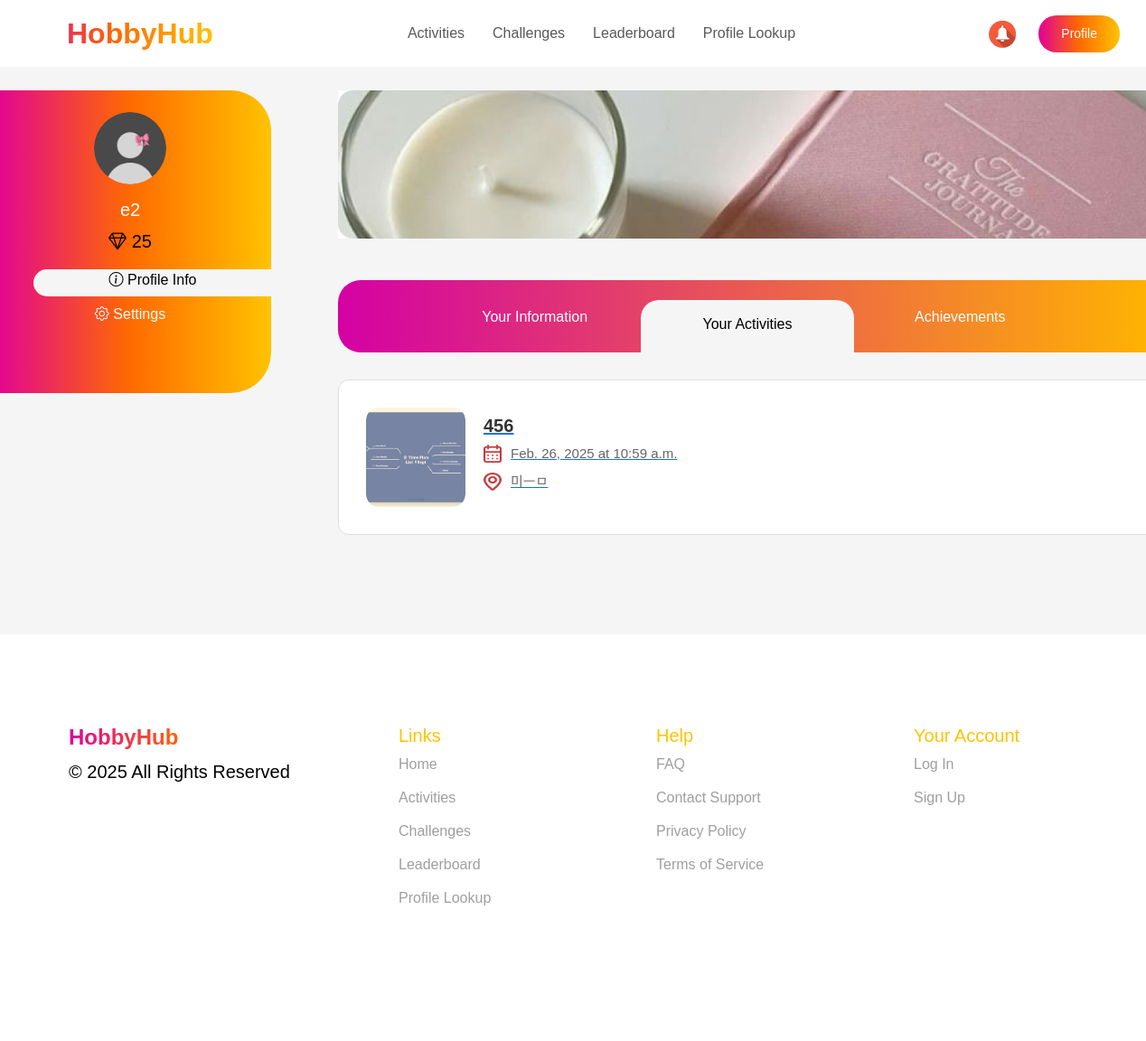
Before: /user_profile/activities/ (signed in) with the older database file.
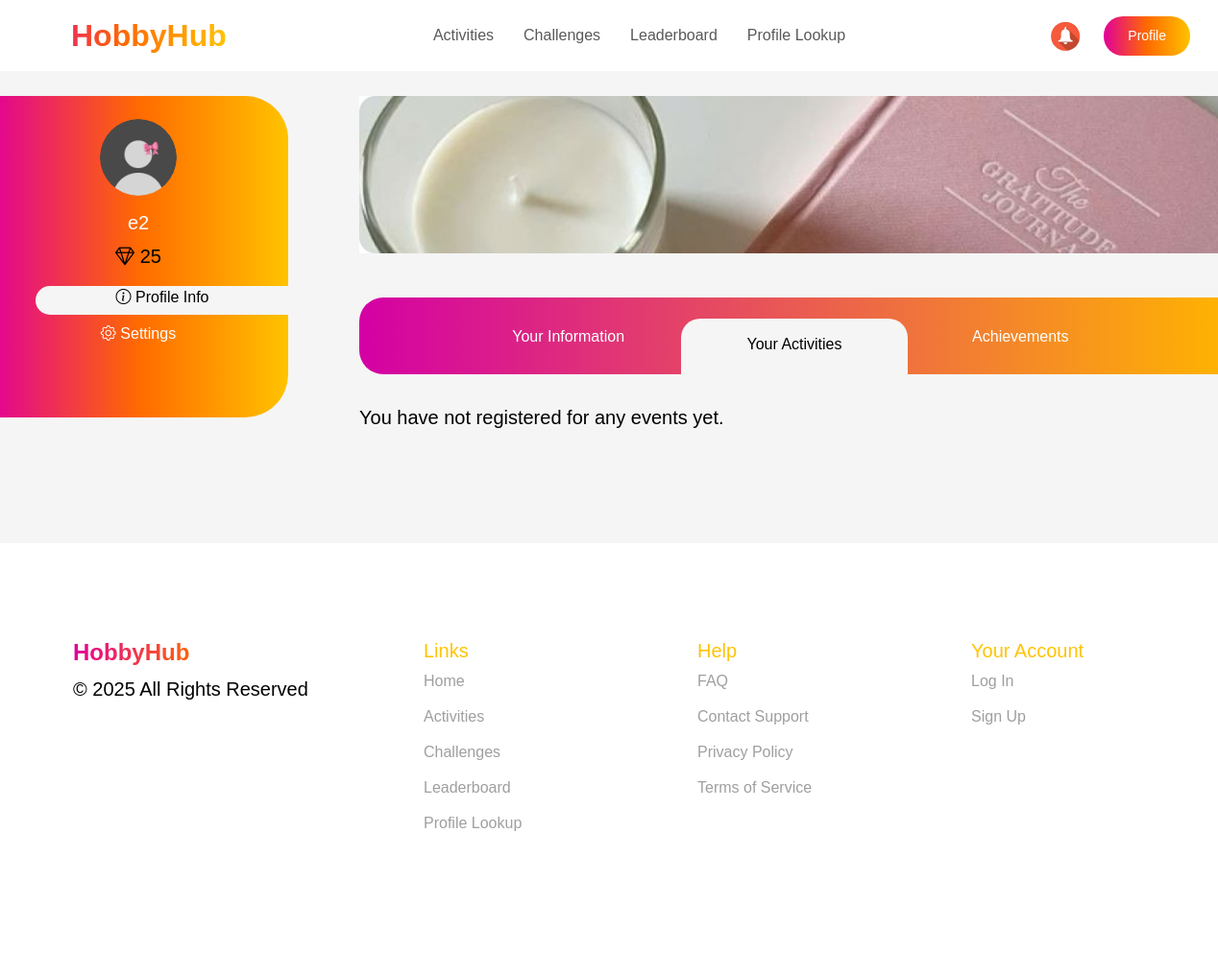
After: the same page with the newer database file.
### events/models.py (models this page shows, shortened)
class Event(models.Model):
    title = models.CharField(max_length=150)
    description = models.TextField()
    location = models.CharField(max_length=250)
    date = models.DateField()
    time = models.TimeField()
    hobbies = models.ManyToManyField(Hobby, related_name='events')  # Связь многие ко многим
    image = models.ImageField(upload_to='event_images/', null=True, blank=True)
    company = models.ForeignKey(
        Company,
        to_field='company_id',
        on_delete=models.CASCADE,
        verbose_name="Company"
    )
    diamonds = models.IntegerField(default=0, verbose_name="Diamonds")  # Новое поле
    quota = models.IntegerField(default=10, verbose_name="Quota")      # Новое поле
    participants = models.ManyToManyField(Employee, related_name='events', blank=True)

### events/views.py (the view)
# urls.py: path('user_profile/activities/', profile_user_act, name='profile_user_act'),
def profile_user_act(request):
    nickname = request.session.get("nickname")
    if not nickname:
        return redirect("sign_in")
    try:
        employee = Employee.objects.get(nickname=nickname)
        registered_events = employee.events.all()  # Получаем все ивенты, на которые записан сотрудник
    except Employee.DoesNotExist:
        return redirect("sign_in")
    return render(request, 'profile_user_act.html', {
        'user': employee,
        'registered_events': registered_events,  # Передаем записанные ивенты в шаблон
    })

### events/templates/profile_user_act.html (shortened to what the changed rows need)
<!DOCTYPE html>
<html lang="en">
<head>
    {% load static %}
    <link rel="stylesheet" href="https://cdn.jsdelivr.net/npm/bootstrap@5.3.0/dist/css/bootstrap.min.css">
    <link href="https://cdn.jsdelivr.net/npm/bootstrap-icons/font/bootstrap-icons.css" rel="stylesheet">
    <link rel="stylesheet" href="{% static 'css/all.css' %}">
    <link href="https://fonts.cdnfonts.com/css/gilroy-bold" rel="stylesheet">
</head>
<body>
    <div class="container mt-4">
        <div class="row mainpartpro">
            <div class="col-md-10 mainpartpro">
                <div class="events-container">
                    {% if registered_events %}
                        {% for event in registered_events %}
                            <a href="{% url 'activity_details' event.id %}" class="event-link" >
                                <div class="event-card">
                                    <div class="event-image">
                                        {% if event.image %}
                                            <img src="{{ event.image.url }}" alt="{{ event.title }}">
                                        {% else %}
                                            <img src="{% static 'images/default_event.jpg' %}" alt="{{ event.title }}">
                                        {% endif %}
                                    </div>
                                    <div class="event-details">
                                        <h3>{{ event.title }}</h3>
                                        <p>
                                            <img src="{% static 'images/your_act_calendar.png' %}" alt="Date" class="icon">
                                            {{ event.date }} at {{ event.time }}
                                        </p>
                                        <p>
                                            <img src="{% static 'images/your_act_location.png' %}" alt="Location" class="icon">
                                            {{ event.location }}
                                        </p>
                                    </div>
                                </div>
                            </a>
                        {% endfor %}
                    {% else %}
                        <p>You have not registered for any events yet.</p>
                    {% endif %}
                </div>
            </div>
        </div>
    </div>
</body>
</html>

Changed rows visible on the page:
removed Event: image (picture), title "456", date "Feb. 26, 2025", time "10:59 a.m.", location "미ㅡㅁ"
Other visible differences:
text now shown: "You have not registered for any events yet."
